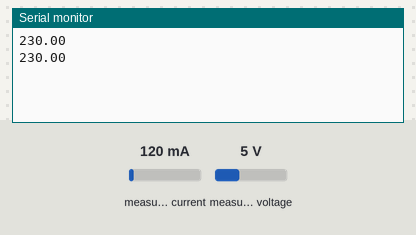
Bench run of a sketch on a simulated Arduino Uno, built with avr-gcc and run on an emulated ATmega328P. On the bench: the last lines printed to the serial monitor. The inputs (shaded band) are chosen by the test bench; at power-on: measured voltage 5 V, measured current 120 mA.

Above: at 2.2 s.
2.3 s: measured voltage set to 0.3 V
At 3.2 s:
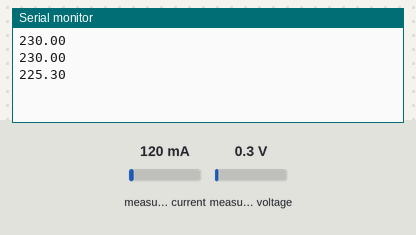
4.0 s: measured voltage set to 3.8 V
At 6.0 s:
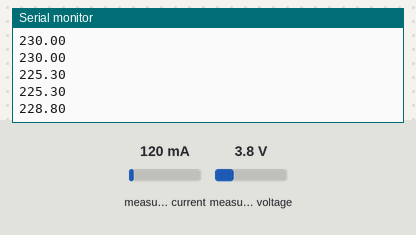
Timing chart, 0 to 7.5 s (numbered marks = the images above; inputs shaded):
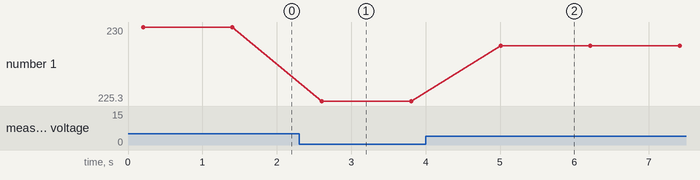

The sketch:

Sensor-Tegangan-ZMPT101B.ino
```cpp
#include <SoftwareSerial.h>
#include "EmonLib.h"

EnergyMonitor emon1;

void setup() {
  Serial.begin(9600);
  emon1.voltage(0, 570, 1.7); //(pin, faktor kalibrasi, fasa)
}

void loop() {
  emon1.calcVI(20,1);
  float tegangan   = emon1.Vrms;
  Serial.println(tegangan);
  delay(1000);
}
```

Measured:
- after the input at 2.3 s, the serial monitor: prints a new line after 0.31 s (image 1)
- after the input at 4.0 s, the serial monitor: prints a new line after 1.0 s (image 2)
- plotted number 1: 230 → 225.3 after the input at 2.3 s, 225.3 → 228.8 after the input at 4.0 s
